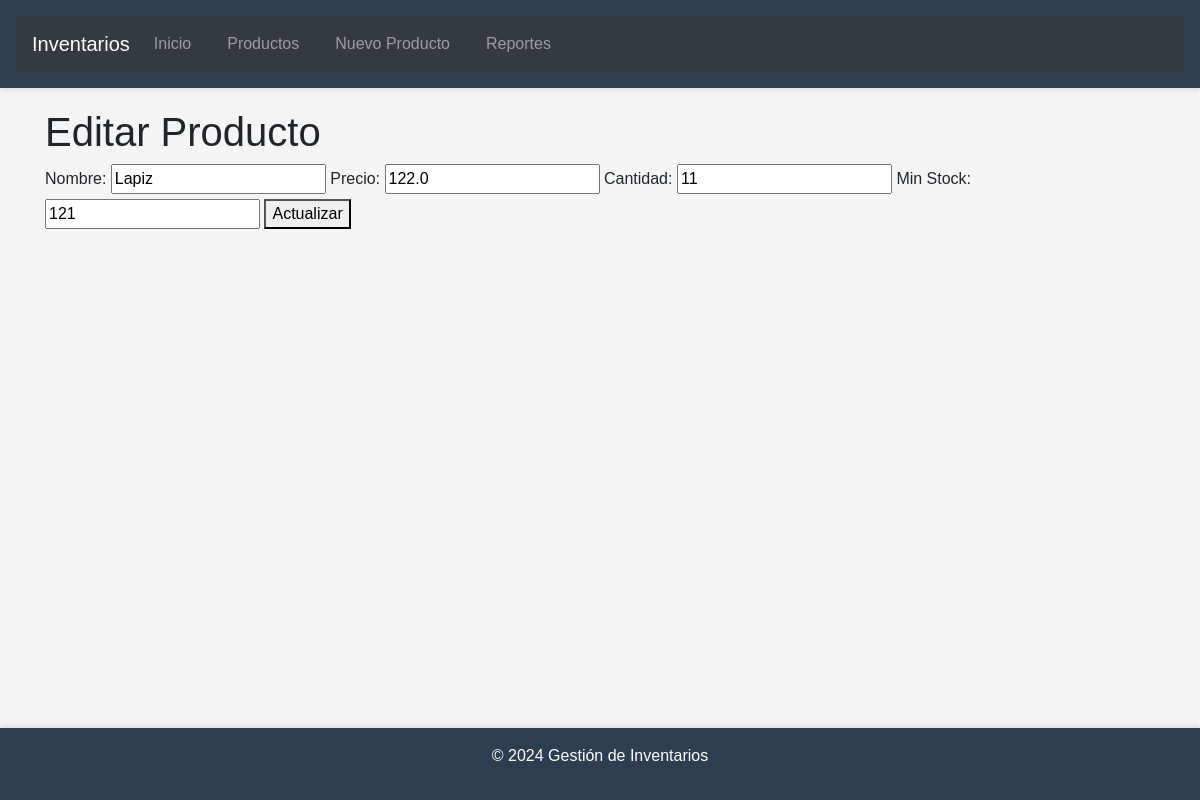
/producto/2/editar, run on the app's committed database.
### models.py (models this page shows)
class Producto(db.Model):
    id = db.Column(db.Integer, primary_key=True)
    nombre = db.Column(db.String(100), nullable=False)
    precio = db.Column(db.Float, nullable=False)
    cantidad = db.Column(db.Integer, nullable=False)
    min_stock = db.Column(db.Integer, nullable=False)

### routes.py (the view, shortened to what this page needs)
@app.route('/producto/<int:id>/editar', methods=['GET', 'POST'])
def editar_producto(id):
    producto = Producto.query.get_or_404(id)
    return render_template('editar_producto.html', producto=producto)

### templates/editar_producto.html
{% extends "base.html" %}
{% block content %}
<h1>Editar Producto</h1>
<form method="POST">
    <label for="nombre">Nombre:</label>
    <input type="text" id="nombre" name="nombre" value="{{ producto.nombre }}">
    <label for="precio">Precio:</label>
    <input type="number" id="precio" name="precio" value="{{ producto.precio }}">
    <label for="cantidad">Cantidad:</label>
    <input type="number" id="cantidad" name="cantidad" value="{{ producto.cantidad }}">
    <label for="min_stock">Min Stock:</label>
    <input type="number" id="min_stock" name="min_stock" value="{{ producto.min_stock }}">
    <button type="submit">Actualizar</button>
</form>
{% endblock %}

### static/css/styles.css (style rules this page uses)
body { font-family: Arial, sans-serif; margin: 0; padding: 0; background-color: #f5f5f5; }
html, body { height: 100%; margin: 0; padding: 0; }
body { display: flex; flex-direction: column; }

### data on the page
Producto: nombre "Lapiz", precio "122.0", cantidad "11", min_stock "121"
